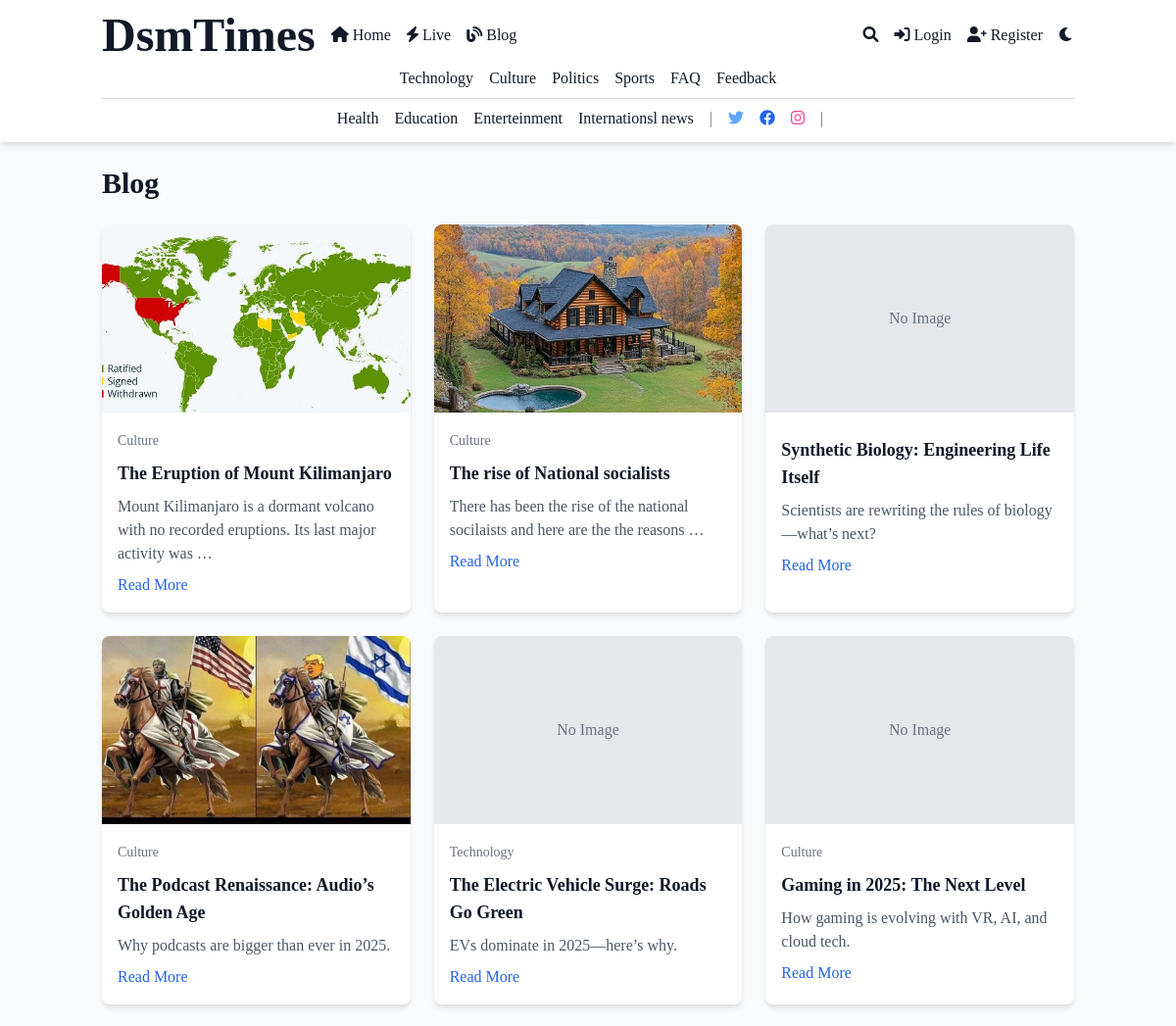
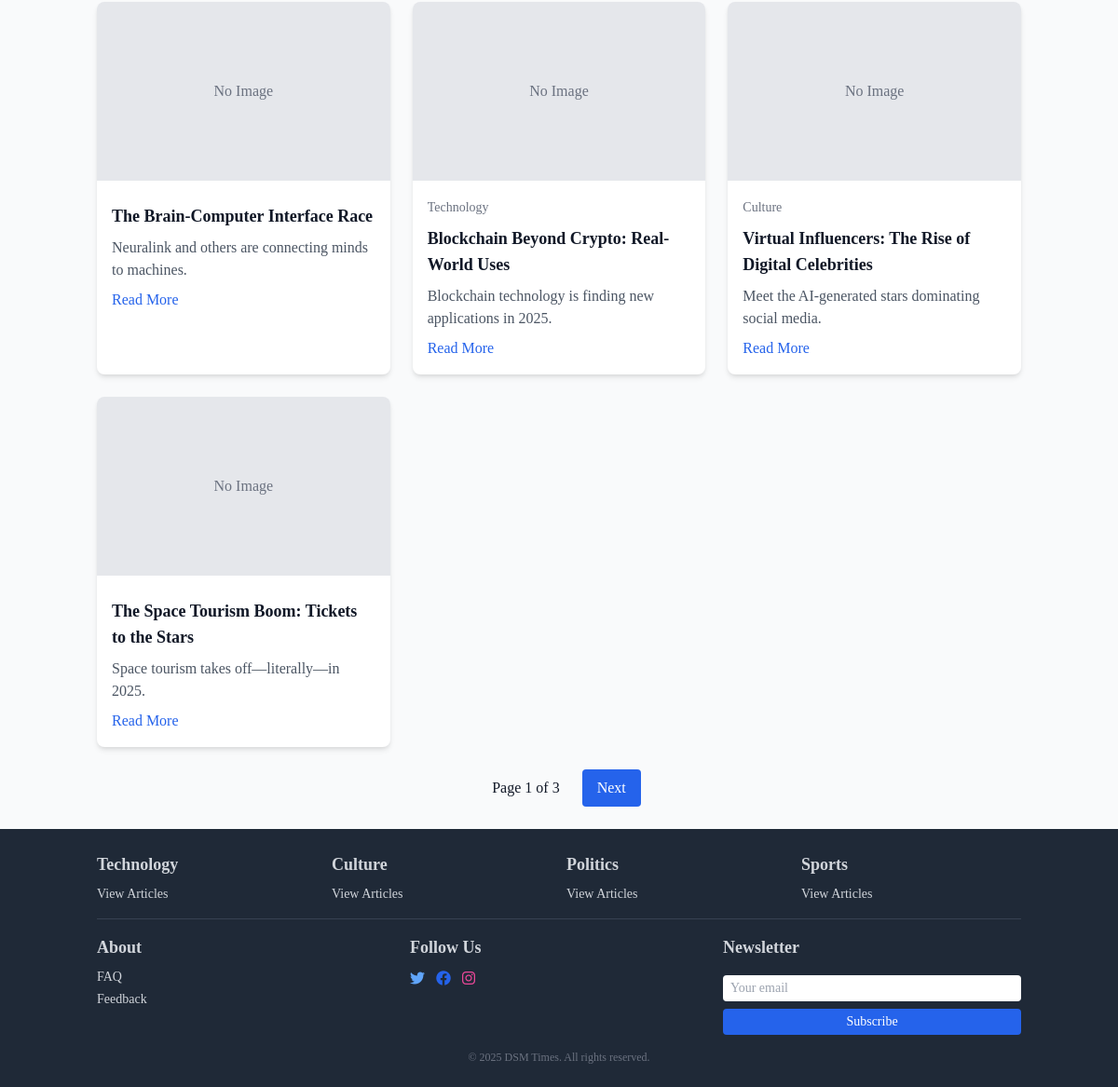
The page /blog/ on the database as committed earlier (2 pictures, top to bottom).
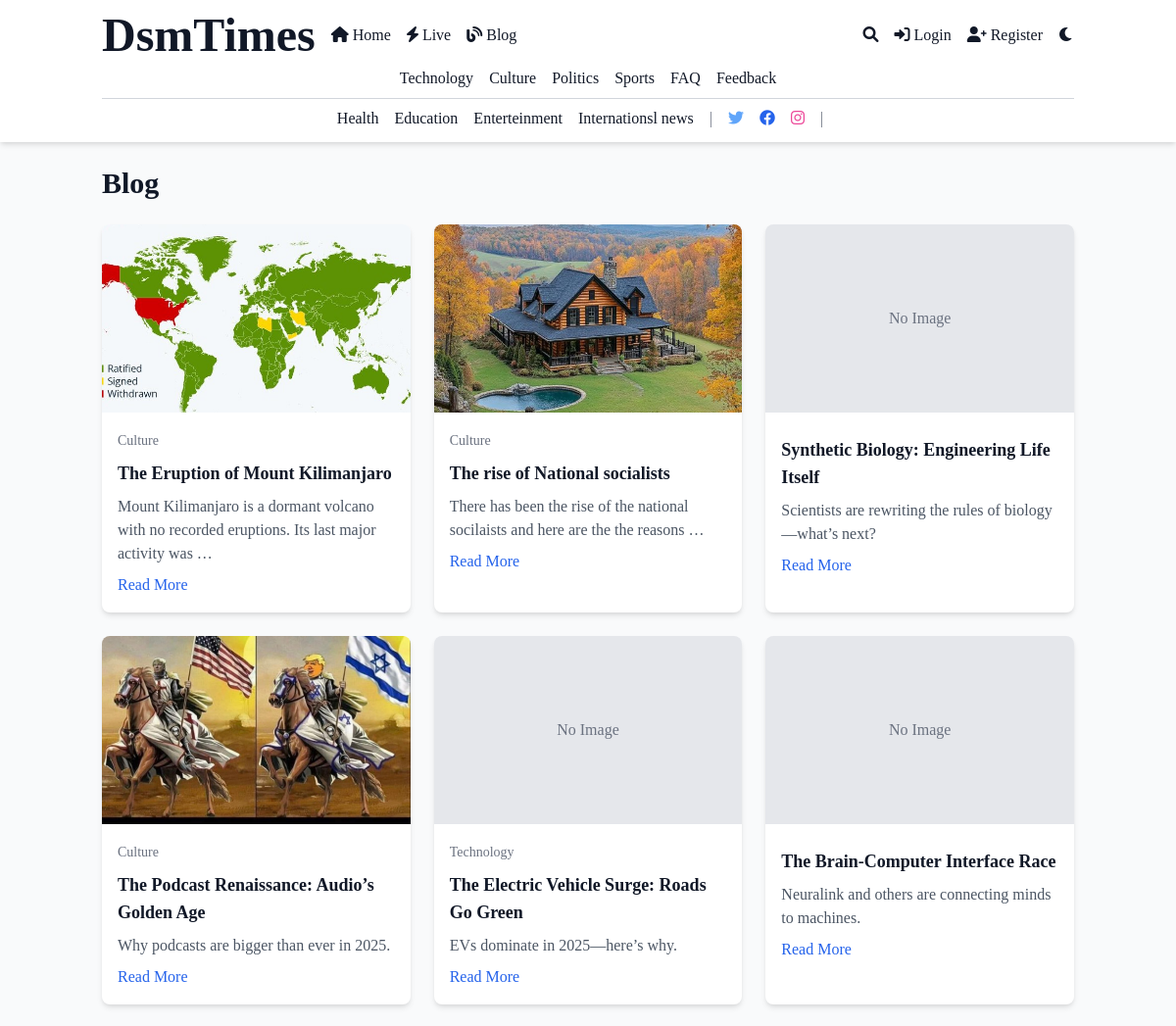
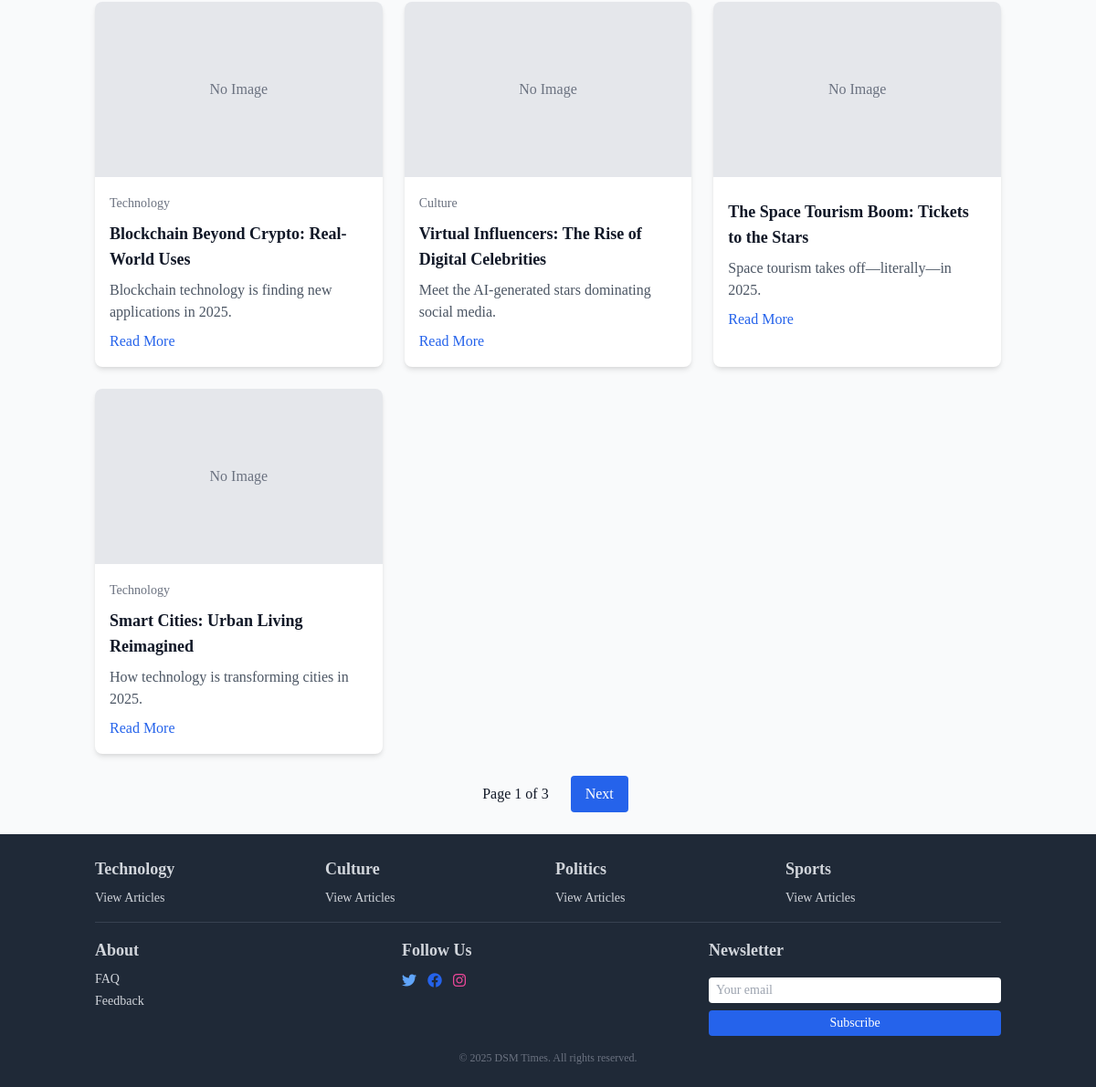
The same page on the database as committed later (2 pictures, top to bottom).
### core/models.py (models this page shows, shortened)
class Category(models.Model):
    name = models.CharField(max_length=100, unique=True)
    slug = models.SlugField(unique=True)
    description = models.TextField(blank=True)
    image = models.ImageField(upload_to='category_images/', blank=True)
    is_special = models.BooleanField(default=False)
    color = models.CharField(max_length=7, blank=True, default='#000000')  # Hex color code

class Article(models.Model):
    STATUS_CHOICES = (
        ('draft', 'Draft'),
        ('pending', 'Pending Approval'),
        ('published', 'Published'),
        ('hidden', 'Hidden'),
    )
    title = models.CharField(max_length=200)
    slug = models.SlugField(unique=True)
    author = models.ForeignKey(User, on_delete=models.CASCADE, related_name='articles')
    category = models.ForeignKey(Category, on_delete=models.SET_NULL, null=True)
    tags = models.ManyToManyField(Tag, blank=True)
    content = models.TextField()
    summary = models.TextField(max_length=500)
    featured_image = models.ImageField(upload_to='article_images/', blank=True, null=True)
    is_premium = models.BooleanField(default=False)
    status = models.CharField(max_length=20, choices=STATUS_CHOICES, default='draft')
    submitted_at = models.DateTimeField(auto_now_add=True)
    published_at = models.DateTimeField(null=True, blank=True)
    updated_at = models.DateTimeField(auto_now=True)
    views_count = models.PositiveIntegerField(default=0)
    read_time_minutes = models.PositiveIntegerField(default=5)
    breaking_news = models.BooleanField(default=False)
    likes = models.ManyToManyField(User, related_name='liked_articles', blank=True)

### core/views.py (the view)
# urls.py: path('blog/', views.blog, name='blog'),
def blog(request):
    articles = Article.objects.filter(status='published').order_by('-published_at')
    paginator = Paginator(articles, 10)
    page_number = request.GET.get('page')
    page_obj = paginator.get_page(page_number)
    return render(request, 'core/blog.html', {'page_obj': page_obj})

### core/context_processors.py (called while the page is built)
def global_context(request):
    categories = Category.objects.all()
    dark_mode = request.session.get('dark_mode', False)
    return {'categories': categories, 'dark_mode': dark_mode}

### core/templates/core/blog.html (shortened to what this page needs)
{% extends 'core/base.html' %}
{% block content %}
    <section class="max-w-6xl mx-auto px-4 sm:px-0">
        <h1 class="text-2xl sm:text-3xl font-bold mb-6 text-gray-900 dark:text-white">Blog</h1>
        <div class="grid grid-cols-1 sm:grid-cols-2 lg:grid-cols-3 gap-6">
            {% for article in page_obj %}
                <div class="bg-white dark:bg-gray-800 rounded-lg shadow-md overflow-hidden hover:shadow-lg transition">
                    {% if article.featured_image %}
                        <img src="{{ article.featured_image.url }}" class="w-full h-48 object-cover" alt="{{ article.title }}">
                    {% else %}
                        <div class="w-full h-48 bg-gray-200 dark:bg-gray-700 flex items-center justify-center text-gray-500 dark:text-gray-400">No Image</div>
                    {% endif %}
                    <div class="p-4">
                        <span class="text-sm text-gray-500 dark:text-gray-400 {% if article.category.is_special %}special-category{% endif %}" data-color="{{ article.category.color }}">
                            {{ article.category.name }}
                        </span>
                        <h3 class="text-lg font-semibold mt-2 text-gray-900 dark:text-white">{{ article.title }}</h3>
                        <p class="mt-2 text-gray-600 dark:text-gray-300">{{ article.summary|truncatewords:15 }}</p>
                        <a href="{% url 'article_detail' article.slug %}" class="mt-2 inline-block text-blue-600 hover:underline">Read More</a>
                    </div>
                </div>
            {% empty %}
                <p class="text-gray-600 dark:text-gray-300 col-span-full">No blog posts available.</p>
            {% endfor %}
        </div>
        <div class="mt-6 flex justify-center space-x-2">
            <span class="px-4 py-2">Page {{ page_obj.number }} of {{ page_obj.paginator.num_pages }}</span>
            {% if page_obj.has_next %}
                <a href="?page={{ page_obj.next_page_number }}" class="px-4 py-2 bg-blue-600 text-white rounded hover:bg-blue-700">Next</a>
            {% endif %}
        </div>
    </section>
{% endblock %}

### core/templates/core/base.html (shortened to what the changed rows need)
{% load static %}
<!DOCTYPE html>
<html lang="en" class="{% if request.session.dark_mode %}dark{% endif %}">
<head>
    <link href="https://cdn.jsdelivr.net/npm/tailwindcss@2.2.19/dist/tailwind.min.css" rel="stylesheet">
    <link rel="stylesheet" href="https://cdnjs.cloudflare.com/ajax/libs/font-awesome/6.0.0/css/all.min.css">
    <link rel="stylesheet" href="{% static 'css/custom.css' %}">
</head>
<body class="bg-gray-50 dark:bg-gray-900 text-gray-900 dark:text-gray-100 font-serif antialiased">
    <header class="bg-white dark:bg-gray-800 shadow-md sticky top-0 z-50">
        <nav class="container mx-auto px-4 py-3">
            <div class="hidden sm:flex flex-col items-center mt-2">
                <div class="flex space-x-4 flex-wrap justify-center">
                    {% for category in categories|slice:":4" %}
                        <a href="{% url 'category_detail' category.slug %}" class="hover:text-blue-600 transition relative {% if category.is_special %}special-category{% endif %}" data-color="{{ category.color }}">
                            {{ category.name }}
                        </a>
                    {% endfor %}
                    <a href="{% url 'faq' %}" class="hover:text-blue-600 transition">FAQ</a>
                    <a href="{% url 'feedback' %}" class="hover:text-blue-600 transition">Feedback</a>
                </div>
                {% if categories|length > 4 %}
                    <div class="flex space-x-4 items-center justify-center flex-wrap">
                        {% for category in categories|slice:"4:" %}
                            <a href="{% url 'category_detail' category.slug %}" class="hover:text-blue-600 transition {% if category.is_special %}special-category{% endif %}" data-color="{{ category.color }}">
                                {{ category.name }}
                            </a>
                        {% endfor %}
                        <span class="text-gray-500 dark:text-gray-400 mx-2">|</span>
                        <a href="#" class="text-blue-400 hover:text-blue-500"><i class="fab fa-twitter"></i></a>
                        <a href="#" class="text-blue-600 hover:text-blue-700"><i class="fab fa-facebook"></i></a>
                        <a href="#" class="text-pink-500 hover:text-pink-600"><i class="fab fa-instagram"></i></a>
                        <span class="text-gray-500 dark:text-gray-400 mx-2">|</span>
                    </div>
                {% endif %}
            </div>
        </nav>
    </header>
    <main class="container mx-auto px-4 py-6">
        {% block content %}{% endblock %}
    </main>
    <footer class="bg-gray-800 text-gray-300 py-6">
        <div class="container mx-auto px-4 grid grid-cols-1 sm:grid-cols-2 md:grid-cols-4 gap-4">
            {% for category in categories.all|slice:":4" %}
                <div>
                    <h3 class="text-base sm:text-lg font-semibold mb-2">{{ category.name }}</h3>
                    <ul class="space-y-1 text-sm">
                        <li><a href="{% url 'category_detail' category.slug %}" class="hover:text-blue-400 transition">View Articles</a></li>
                    </ul>
                </div>
            {% endfor %}
        </div>
    </footer>
</body>
</html>

Rows that differ between the two databases and show on the page:
no longer on this page (row edited): Article: featured_image "No Image", category.name "Culture", title "Gaming in 2025: The Next Level", summary "How gaming is evolving with VR, AI, and cloud tech."
now on this page (row unchanged): Article: featured_image "No Image", category.name "Technology", title "Smart Cities: Urban Living Reimagined", summary "How technology is transforming cities in 2025."
